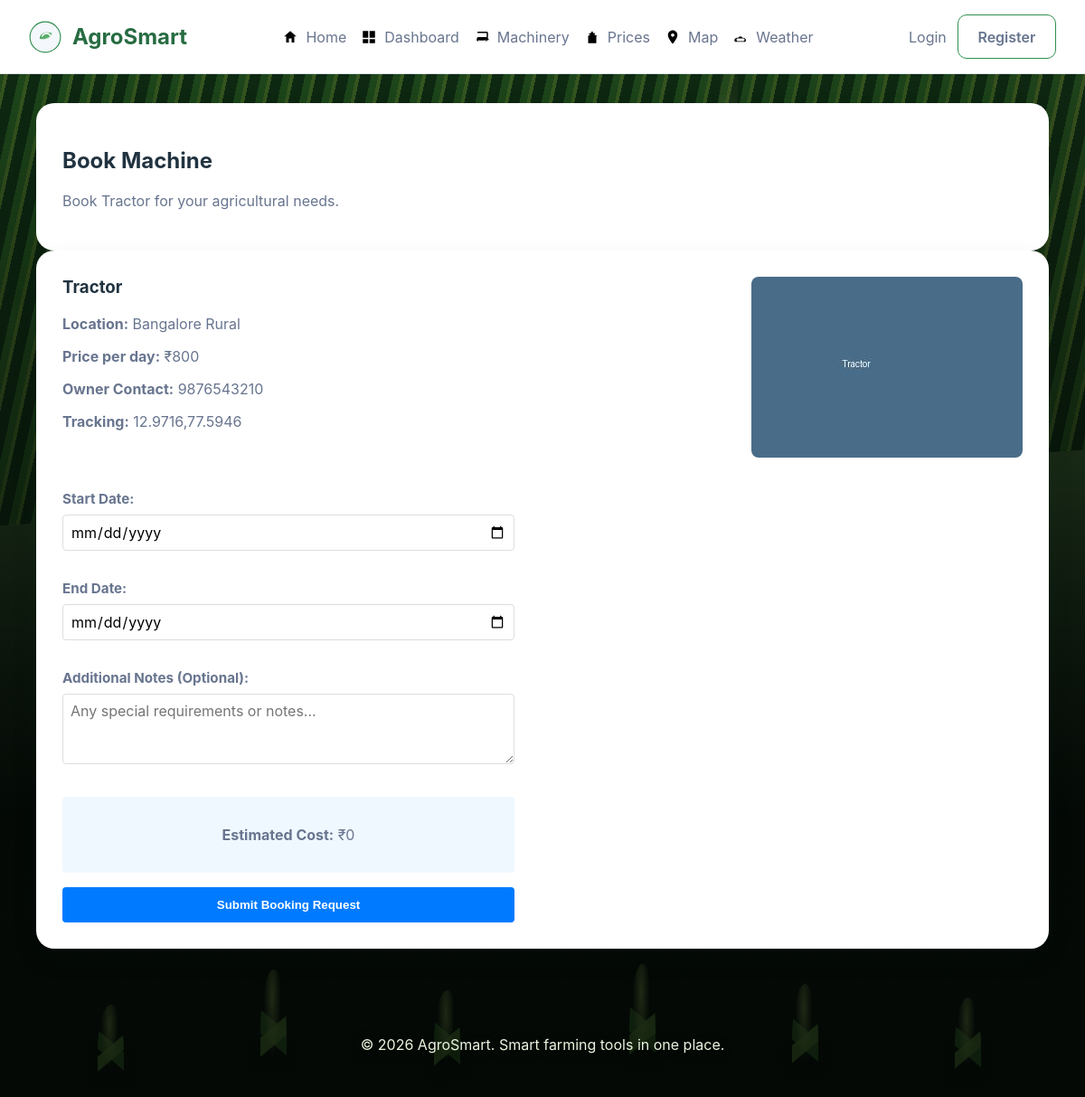
The page /machinery/1 on the database its author committed.
### models.py (models this page shows)
class Machinery(db.Model):
    __tablename__ = 'machinery'
    id = db.Column(db.Integer, primary_key=True)
    name = db.Column(db.String(150), nullable=False)
    location = db.Column(db.String(150), nullable=True)
    price_per_day = db.Column(db.Integer, nullable=True)
    owner_contact = db.Column(db.String(50), nullable=True)
    image_url = db.Column(db.String(255), nullable=True)
    tracking_location = db.Column(db.String(255), nullable=True)
    created_at = db.Column(db.DateTime, default=datetime.utcnow)
    updated_at = db.Column(db.DateTime, default=datetime.utcnow, onupdate=datetime.utcnow)
    bookings = db.relationship('Booking', backref='machine', lazy=True)

### app.py (the view)
@app.route("/machinery/<int:machine_id>")
def machinery_detail(machine_id):
    machine = Machinery.query.get_or_404(machine_id)
    return render_template("book_machine.html", machine=machine)

### app.py (called while the page is built)
@app.context_processor
def inject_user():
    return {
        "user": current_user if current_user.is_authenticated else None,
        "logo_url": LOGO_URL,
        "role": current_user.role if current_user.is_authenticated else None,
    }

### templates/book_machine.html (shortened to what this page needs)
{% extends "base.html" %}
{% block content %}
<section class="panel">
    <h2>Book Machine</h2>
    <p>Book {{ machine.name }} for your agricultural needs.</p>
</section>
<div class="card">
    <div class="machine-details">
        <div class="machine-info">
            <h3>{{ machine.name }}</h3>
            <p><strong>Location:</strong> {{ machine.location }}</p>
            <p><strong>Price per day:</strong> ₹{{ machine.price_per_day }}</p>
            <p><strong>Owner Contact:</strong> {{ machine.owner_contact }}</p>
            {% if machine.tracking_location %}
                <p><strong>Tracking:</strong> {{ machine.tracking_location }}</p>
            {% endif %}
        </div>
        {% if machine.image_url %}
            <div class="machine-image-large">
                <img src="/static/{{ machine.image_url }}" alt="{{ machine.name }}">
            </div>
        {% endif %}
    </div>
    <form method="POST" class="booking-form">
        <div class="form-group">
            <label for="start_date">Start Date:</label>
            <input type="date" id="start_date" name="start_date" required min="{{ today }}">
        </div>
        <div class="form-group">
            <label for="end_date">End Date:</label>
            <input type="date" id="end_date" name="end_date" required min="{{ today }}">
        </div>
        <div class="form-group">
            <label for="notes">Additional Notes (Optional):</label>
            <textarea id="notes" name="notes" rows="3" placeholder="Any special requirements or notes..."></textarea>
        </div>
        <div class="cost-preview">
            <p><strong>Estimated Cost:</strong> <span id="total-cost">₹0</span></p>
        </div>
        <button type="submit" class="btn-primary">Submit Booking Request</button>
    </form>
</div>
{% endblock %}

### static/style.css (style rules this page uses)
:root { --bg: #f4f7fb; --surface: #ffffff; --primary: #2f8f4f; --primary-dark: #276c42; --text: #213340; --muted: #68758f; --border: #dce2ea; --shadow: 0 12px 30px rgba(31, 41, 55, 0.08); }
* { box-sizing: border-box; }
body { margin: 0; font-family: Inter, system-ui, sans-serif; min-height: 100vh; background: radial-gradient(circle at top, rgba(255, 180, 90, 0.12), transparent 22%), linear-gradient(180deg, #102818 0%, #08100a 55%, #030606 100%); color: #eef1e7; }
body::before { content: ""; position: fixed; inset: 0; z-index: -10; pointer-events: none; background: linear-gradient(180deg, rgba(3, 7, 4, 0.16), rgba(3, 7, 4, 0.52)); }
button, .button { border: none; cursor: pointer; font-weight: 600; }
.card, .panel { background: var(--surface); padding: 1.75rem; border-radius: 20px; box-shadow: var(--shadow); border: 1px solid transparent; color: var(--text); text-shadow: none; }
.card p, .panel p, .machine-card p, .rental-card p, .ad-banner p, td { color: var(--muted); }
.card h1, .card h2, .card h3, .panel h1, .panel h2, .panel h3, .ad-banner h1, .ad-banner h2, .ad-banner h3, td strong { color: var(--text); }
.card h3, .panel h3 { margin-top: 0; }
label { display: block; margin-bottom: 0.35rem; color: var(--muted); font-size: 0.95rem; }
input, select, textarea { width: 100%; padding: 0.95rem 1rem; border: 1px solid #dce2ea; border-radius: 14px; background: #fff; margin-bottom: 1rem; font: inherit; }

### templates/book_machine.html (style rules this page uses)
.machine-details { display: flex; gap: 2rem; margin-bottom: 2rem; }
.machine-info { flex: 1; }
.machine-image-large img { max-width: 300px; height: auto; border-radius: 8px; }
.booking-form { max-width: 500px; }
.form-group { margin-bottom: 1rem; }
.form-group label { display: block; margin-bottom: 0.5rem; font-weight: bold; }
.form-group input, .form-group textarea { width: 100%; padding: 0.5rem; border: 1px solid #ddd; border-radius: 4px; }
.cost-preview { background: #f0f8ff; padding: 1rem; border-radius: 4px; margin: 1rem 0; text-align: center; }
.btn-primary { background: #007bff; color: white; padding: 0.75rem 1.5rem; border: none; border-radius: 4px; cursor: pointer; width: 100%; }

### rows shown on the page
Machinery: name "Tractor", location "Bangalore Rural", price_per_day "800", owner_contact "9876543210", tracking_location "12.9716,77.5946", image_url (picture)
